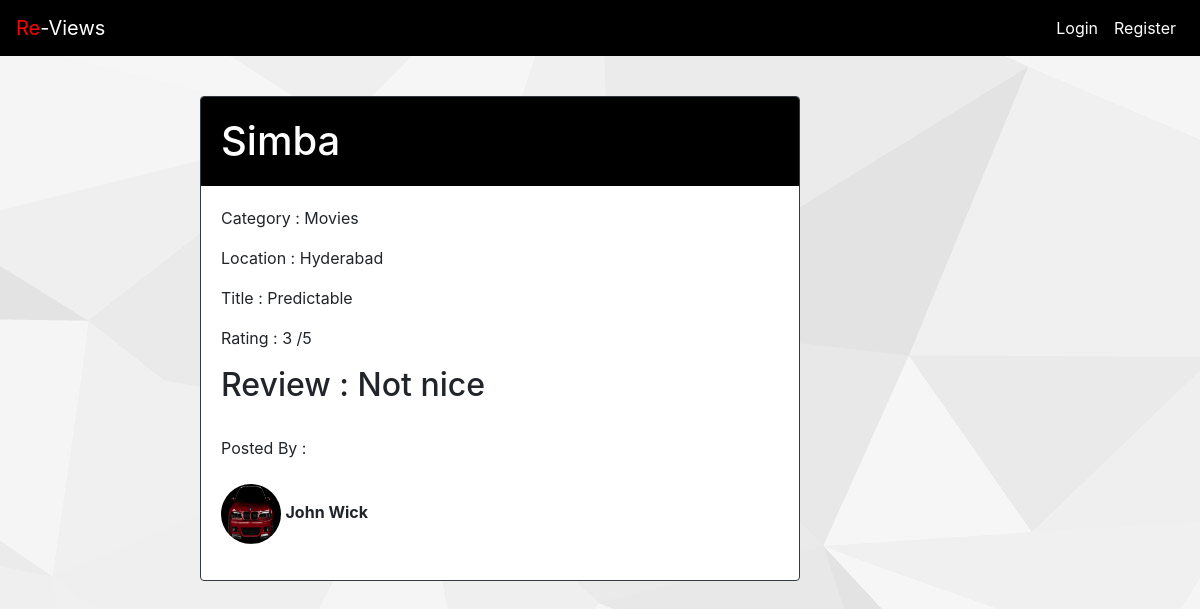
Screenshot of /forum/filter/11 with the database file from the repository.
### forum/models.py (models this page shows, shortened)
class Bang(models.Model):
	user = models.ForeignKey(User, on_delete=models.CASCADE)
	category = models.ForeignKey(Category, blank=True, on_delete=models.CASCADE, null=True)
	name = models.CharField(max_length=50, default='')
	title = models.CharField(max_length=50, default='')
	review = models.TextField(max_length=80, default='')
	rating = models.IntegerField(
			default=1,
			validators = [MaxValueValidator(5), MinValueValidator(1)]
		)
	created_at = models.DateTimeField(auto_now_add=True)
	location = models.CharField(max_length=80, default='')

class Category(models.Model):
	CHOICES=(
		('Hospital','Hospital'),
		('College','College'),
		('Hotel','Hotel'),
		('Restaurants','Restaurants'),
		('Movies','Movies'),
		)
	cat=models.CharField(max_length=20,choices=CHOICES)
	imgg=models.ImageField(upload_to='cat_pic', blank=True)
	def __str__(self):
		return self.cat

### acoounts/models.py (models this page shows, shortened)
class UserProfile(models.Model):
    user = models.OneToOneField(User , on_delete=models.CASCADE )
    description = models.CharField(max_length=100, default='')
    city = models.CharField(max_length=100 , default='')
    website = models.URLField(default='')
    phone = models.IntegerField(default=0)
    image = models.ImageField(upload_to='profile_image',blank=True)

### forum/views.py (the view)
# urls.py: path('filter/<int:pk>', views.fil, name='identity'),
def fil(request,pk):
	some_category = Category.objects.get(pk=pk)
	product=Bang.objects.filter(category=some_category)
	context = {'product': product}
	template = 'forum/filter.html'
	return render(request, template, context)

### forum/templates/forum/filter.html
{% extends 'base.html' %}
{% block body %}
{% for review in product %}
<br>
<br>
<br>
<br>
<div class="row">
	<br>
	<br>
	<br>
	<br>
	<br>
	<br>
	<br>
	<br>
	<br>
	<br>
	<br>
		<br>
		<br>
		<br>
		<br>
		<br>
		<br>
		<br>
		<div class="card border-dark mb3" style="width:600px;position:absolute;right: 400px">
			<div class="card-header" style="background-color:black;color:white"><h1 style="text-align:center"><h1>{{ review.name }}</h1></div>
			<div class="contt" style="padding:20px">
				<p>Category : {{ review.category }}</p>
				<p>Location : {{ review.location }}</p>
				<p>Title : {{ review.title }}</p>
				<p>Rating : {{ review.rating }} /5</p>
				<h2>Review : {{ review.review }}</h2>
				<br>
				<p>Posted By : <br><br>
					{% if review.user.userprofile.image %}
	      <img class="uk-border-circle" style="width:60px;height:60px;border-radius: 50%" src="{{ review.user.userprofile.image.url }}">
	      {% else %}
	      <img class="uk-border-circle" style="width:60px;height:60px;border-radius: 50%" src="http://profilepicturesdp.com/wp-content/uploads/2018/06/default-facebook-dp-9.jpg">
	      {% endif %}
	      <span><b>{{ review.user.get_full_name }}</b></span></p>
		        </div>
		</div>
</div>
{% endfor %}
{% endblock %}

### acoounts/static/acoounts/ma.css (style rules this page uses)
body { background-image: url('back9.jpg'); }

### rows the page displays
Bang: name "Simba", category "Movies", location "Hyderabad", title "Predictable", rating "3", review "Not nice", user.userprofile.image (picture), user.get_full_name "John Wick"
